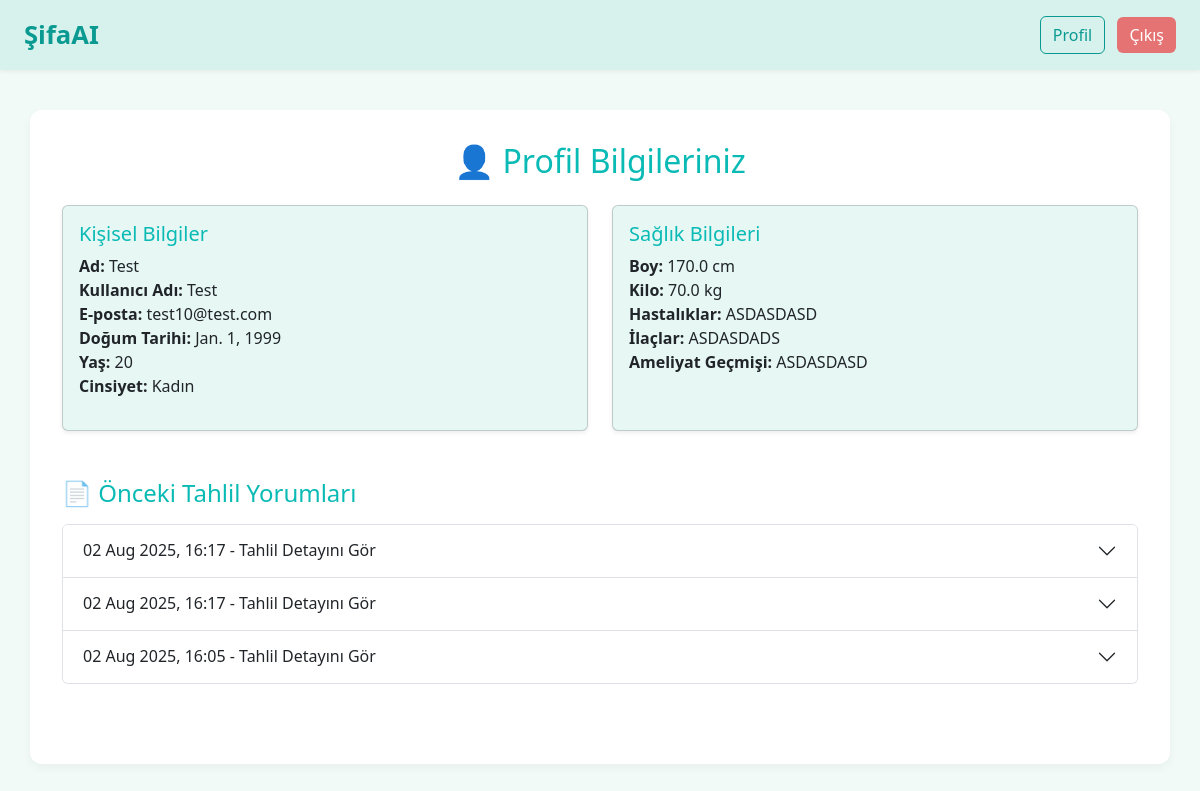
Screenshot of /profil/ (signed in) with the database file from the repository.
### app/models.py (models this page shows, shortened)
class Patient (models.Model):
     patient_id = models.AutoField(primary_key=True)
     name = models.CharField(max_length=100)
     username = models.CharField(max_length=100, unique=True)
     password = models.CharField(max_length=100)
     email = models.EmailField(unique=True)
     birth_date = models.DateField()
     gender = models.CharField(max_length=10)
     weight = models.FloatField()
     height = models.FloatField()
     illness = models.CharField(max_length=200, blank=True, null=True)
     drugs = models.CharField(max_length=200, blank=True, null=True)
     surgical_history = models.TextField(blank=True, null=True)
     age = models.IntegerField()

class AnswerReport(models.Model):
     report_id = models.AutoField(primary_key=True)
     patient = models.ForeignKey(Patient, on_delete=models.CASCADE)
     simple_comment = models.TextField()
     advices = models.TextField()
     date = models.DateTimeField(auto_now_add=True)

### app/views.py (the view)
# urls.py: path('profil/', views.profile_view, name='profile'),
def profile_view(request):
    patient_id = request.session.get('patient_id')
    if not patient_id:
        return redirect('login')
    patient = Patient.objects.get(pk=patient_id)
    reports = AnswerReport.objects.filter(patient=patient).order_by('-date')
    return render(request, 'kullanici/profile.html', {
        'patient': patient,
        'reports': reports
    })

### app/templates/kullanici/profile.html (shortened to what this page needs)
{% extends 'base.html' %}
{% block content %}
<h2 class="mb-4 text-center" style="color: #0ABAB5;">👤 Profil Bilgileriniz</h2>
<div class="row row-cols-1 row-cols-md-2 g-4 mb-5">
  <div class="col">
    <div class="card h-100 shadow-sm" style="background-color: #E6F7F4;">
      <div class="card-body">
        <h5 class="card-title" style="color: #0ABAB5;">Kişisel Bilgiler</h5>
        <ul class="list-unstyled text-dark">
          <li><strong>Ad:</strong> {{ patient.name }}</li>
          <li><strong>Kullanıcı Adı:</strong> {{ patient.username }}</li>
          <li><strong>E-posta:</strong> {{ patient.email }}</li>
          <li><strong>Doğum Tarihi:</strong> {{ patient.birth_date }}</li>
          <li><strong>Yaş:</strong> {{ patient.age }}</li>
          <li><strong>Cinsiyet:</strong> {{ patient.gender }}</li>
        </ul>
      </div>
    </div>
  </div>
  <div class="col">
    <div class="card h-100 shadow-sm" style="background-color: #E6F7F4;">
      <div class="card-body">
        <h5 class="card-title" style="color: #0ABAB5;">Sağlık Bilgileri</h5>
        <ul class="list-unstyled text-dark">
          <li><strong>Boy:</strong> {{ patient.height }} cm</li>
          <li><strong>Kilo:</strong> {{ patient.weight }} kg</li>
          <li><strong>Hastalıklar:</strong> {{ patient.illness|default:"Belirtilmedi" }}</li>
          <li><strong>İlaçlar:</strong> {{ patient.drugs|default:"Belirtilmedi" }}</li>
          <li><strong>Ameliyat Geçmişi:</strong> {{ patient.surgical_history|default:"Belirtilmedi" }}</li>
        </ul>
      </div>
    </div>
  </div>
</div>
<h4 class="mb-3" style="color: #0ABAB5;">📄 Önceki Tahlil Yorumları</h4>
{% if reports %}
  <div class="accordion mb-5" id="reportAccordion">
    {% for report in reports %}
      <div class="accordion-item">
        <h2 class="accordion-header" id="heading{{ forloop.counter }}">
          <button class="accordion-button collapsed" type="button" data-bs-toggle="collapse" data-bs-target="#collapse{{ forloop.counter }}" aria-expanded="false" aria-controls="collapse{{ forloop.counter }}">
            {{ report.date|date:"d M Y, H:i" }} - Tahlil Detayını Gör
          </button>
        </h2>
      </div>
    {% endfor %}
  </div>
{% else %}
  <p class="text-muted">Henüz tahlil yüklenmemiş.</p>
{% endif %}
{% endblock %}

### app/templates/base.html (style rules this page uses)
body { background-color: #F2FAF8; color: #1A1A1A; font-family: 'Segoe UI', sans-serif; }

### rows the page displays
Patient: name "Test", username "Test", email "test10@test.com", birth_date "Jan. 1, 1999", age "20", gender "Kadın", height "170.0", weight "70.0", illness "ASDASDASD", drugs "ASDASDADS", surgical_history "ASDASDASD"
AnswerReport: date "02 Aug 2025, 16:17"
AnswerReport: date "02 Aug 2025, 16:17"
AnswerReport: date "02 Aug 2025, 16:05"
